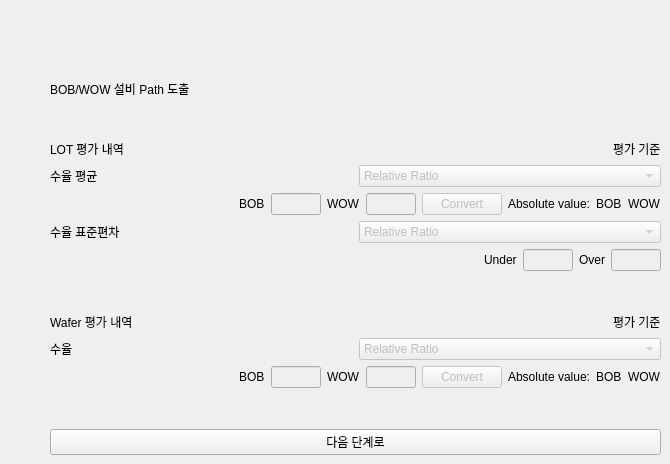
     <widget class="QWidget" name="machine_path_tab">
      <attribute name="icon">
       <iconset>
        <normaloff>image/path.png</normaloff>image/path.png</iconset>
      </attribute>
      <attribute name="title">
       <string/>
      </attribute>
      <widget class="QWidget" name="layoutWidget_3">
       <property name="geometry">
        <rect>
         <x>50</x>
         <y>80</y>
         <width>611</width>
         <height>375</height>
        </rect>
       </property>
       <layout class="QVBoxLayout" name="verticalLayout_3">
        <item>
         <widget class="QLabel" name="BOB_WOW_path_label">
          <property name="text">
           <string>BOB/WOW 설비 Path 도출</string>
          </property>
         </widget>
        </item>
        <item>
         <spacer name="verticalSpacer_12">
          <property name="orientation">
           <enum>Qt::Vertical</enum>
          </property>
          <property name="sizeHint" stdset="0">
           <size>
            <width>20</width>
            <height>40</height>
           </size>
          </property>
         </spacer>
        </item>
        <item>
         <layout class="QHBoxLayout" name="horizontalLayout_4">
          <item>
           <widget class="QLabel" name="LOT_label">
            <property name="text">
             <string>LOT 평가 내역                                                                                                   </string>
            </property>
           </widget>
          </item>
          <item>
           <spacer name="horizontalSpacer_2">
            <property name="orientation">
             <enum>Qt::Horizontal</enum>
            </property>
            <property name="sizeHint" stdset="0">
             <size>
              <width>40</width>
              <height>20</height>
             </size>
            </property>
           </spacer>
          </item>
          <item>
           <widget class="QLabel" name="LOT_criteria_label">
            <property name="text">
             <string>평가 기준</string>
            </property>
           </widget>
          </item>
         </layout>
        </item>
        <item>
         <layout class="QHBoxLayout" name="horizontalLayout_5">
          <item>
           <widget class="QLabel" name="mean_label">
            <property name="text">
             <string>수율 평균</string>
            </property>
           </widget>
          </item>
          <item>
           <widget class="QComboBox" name="mean_combobox">
            <property name="enabled">
             <bool>false</bool>
            </property>
            <property name="sizePolicy">
             <sizepolicy hsizetype="Preferred" vsizetype="Preferred">
              <horstretch>0</horstretch>
              <verstretch>0</verstretch>
             </sizepolicy>
            </property>
            <property name="minimumSize">
             <size>
              <width>300</width>
              <height>0</height>
             </size>
            </property>
            <property name="mouseTracking">
             <bool>false</bool>
            </property>
            <item>
             <property name="text">
              <string>Relative Ratio</string>
             </property>
            </item>
            <item>
             <property name="text">
              <string>Absolute Value</string>
             </property>
            </item>
            <item>
             <property name="text">
              <string>Rank-based</string>
             </property>
            </item>
           </widget>
          </item>
         </layout>
        </item>
        <item>
         <layout class="QHBoxLayout" name="horizontalLayout_12">
          <item>
           <spacer name="horizontalSpacer_8">
            <property name="orientation">
             <enum>Qt::Horizontal</enum>
            </property>
            <property name="sizeHint" stdset="0">
             <size>
              <width>40</width>
              <height>20</height>
             </size>
            </property>
           </spacer>
          </item>
          <item>
           <widget class="QLabel" name="mean_BOB_label">
            <property name="text">
             <string>BOB</string>
            </property>
           </widget>
          </item>
          <item>
           <widget class="QLineEdit" name="mean_BOB_lineEdit">
            <property name="enabled">
             <bool>false</bool>
            </property>
            <property name="maximumSize">
             <size>
              <width>50</width>
              <height>16777215</height>
             </size>
            </property>
           </widget>
          </item>
          <item>
           <widget class="QLabel" name="mean_WOW_label">
            <property name="text">
             <string>WOW</string>
            </property>
           </widget>
          </item>
          <item>
           <widget class="QLineEdit" name="mean_WOW_lineEdit">
            <property name="enabled">
             <bool>false</bool>
            </property>
            <property name="maximumSize">
             <size>
              <width>50</width>
              <height>16777215</height>
             </size>
            </property>
           </widget>
          </item>
          <item>
           <widget class="QPushButton" name="lot_convert_push">
            <property name="enabled">
             <bool>false</bool>
            </property>
            <property name="text">
             <string>Convert</string>
            </property>
           </widget>
          </item>
          <item>
           <widget class="QLabel" name="label_5">
            <property name="text">
             <string>Absolute value:</string>
            </property>
           </widget>
          </item>
          <item>
           <widget class="QLabel" name="BOB_mean">
            <property name="text">
             <string>BOB</string>
            </property>
           </widget>
          </item>
          <item>
           <widget class="QLabel" name="WOW_mean">
            <property name="text">
             <string>WOW</string>
            </property>
           </widget>
          </item>
         </layout>
        </item>
        <item>
         <layout class="QHBoxLayout" name="horizontalLayout_6">
          <item>
           <widget class="QLabel" name="std_label">
            <property name="text">
             <string>수율 표준편차</string>
            </property>
           </widget>
          </item>
          <item>
           <widget class="QComboBox" name="std_combobox">
            <property name="enabled">
             <bool>false</bool>
            </property>
            <property name="sizePolicy">
             <sizepolicy hsizetype="Preferred" vsizetype="Preferred">
              <horstretch>0</horstretch>
              <verstretch>0</verstretch>
             </sizepolicy>
            </property>
            <property name="minimumSize">
             <size>
              <width>300</width>
              <height>0</height>
             </size>
            </property>
            <item>
             <property name="text">
              <string>Relative Ratio</string>
             </property>
            </item>
            <item>
             <property name="text">
              <string>Absolute Value</string>
             </property>
            </item>
            <item>
             <property name="text">
              <string>Rank-based</string>
             </property>
            </item>
           </widget>
          </item>
         </layout>
        </item>
        <item>
         <layout class="QHBoxLayout" name="horizontalLayout_19">
          <item>
           <spacer name="horizontalSpacer_9">
            <property name="orientation">
             <enum>Qt::Horizontal</enum>
            </property>
            <property name="sizeHint" stdset="0">
             <size>
              <width>40</width>
              <height>20</height>
             </size>
            </property>
           </spacer>
          </item>
          <item>
           <widget class="QLabel" name="std_Under_label">
            <property name="text">
             <string>Under</string>
            </property>
           </widget>
          </item>
          <item>
           <widget class="QLineEdit" name="std_Under_lineEdit">
            <property name="enabled">
             <bool>false</bool>
            </property>
            <property name="maximumSize">
             <size>
              <width>50</width>
              <height>16777215</height>
             </size>
            </property>
           </widget>
          </item>
          <item>
           <widget class="QLabel" name="std_Over_label">
            <property name="text">
             <string>Over</string>
            </property>
           </widget>
          </item>
          <item>
           <widget class="QLineEdit" name="std_Over_lineEdit">
            <property name="enabled">
             <bool>false</bool>
            </property>
            <property name="maximumSize">
             <size>
              <width>50</width>
              <height>16777215</height>
             </size>
            </property>
           </widget>
          </item>
         </layout>
        </item>
        <item>
         <spacer name="verticalSpacer_10">
          <property name="orientation">
           <enum>Qt::Vertical</enum>
          </property>
          <property name="sizeHint" stdset="0">
           <size>
            <width>20</width>
            <height>40</height>
           </size>
          </property>
         </spacer>
        </item>
        <item>
         <layout class="QHBoxLayout" name="horizontalLayout_10">
          <item>
           <widget class="QLabel" name="Wafer_label">
            <property name="text">
             <string>Wafer 평가 내역                                                                                                   </string>
            </property>
           </widget>
          </item>
          <item>
           <spacer name="horizontalSpacer_6">
            <property name="orientation">
             <enum>Qt::Horizontal</enum>
            </property>
            <property name="sizeHint" stdset="0">
             <size>
              <width>40</width>
              <height>20</height>
             </size>
            </property>
           </spacer>
          </item>
          <item>
           <widget class="QLabel" name="Wafer_criteria_label">
            <property name="text">
             <string>평가 기준</string>
            </property>
           </widget>
          </item>
         </layout>
        </item>
        <item>
         <layout class="QHBoxLayout" name="horizontalLayout_11">
          <item>
           <widget class="QLabel" name="value_label">
            <property name="text">
             <string>수율</string>
            </property>
           </widget>
          </item>
          <item>
           <widget class="QComboBox" name="value_criterion_combobox">
            <property name="enabled">
             <bool>false</bool>
            </property>
            <property name="sizePolicy">
             <sizepolicy hsizetype="Preferred" vsizetype="Preferred">
              <horstretch>0</horstretch>
              <verstretch>0</verstretch>
             </sizepolicy>
            </property>
            <property name="minimumSize">
             <size>
              <width>300</width>
              <height>0</height>
             </size>
            </property>
            <item>
             <property name="text">
              <string>Relative Ratio</string>
             </property>
            </item>
            <item>
             <property name="text">
              <string>Absolute Value</string>
             </property>
            </item>
            <item>
             <property name="text">
              <string>Rank-based</string>
             </property>
            </item>
           </widget>
          </item>
         </layout>
        </item>
        <item>
         <layout class="QHBoxLayout" name="horizontalLayout_20">
          <item>
           <spacer name="horizontalSpacer_10">
            <property name="orientation">
             <enum>Qt::Horizontal</enum>
            </property>
            <property name="sizeHint" stdset="0">
             <size>
              <width>40</width>
              <height>20</height>
             </size>
            </property>
           </spacer>
          </item>
          <item>
           <widget class="QLabel" name="value_BOB_label">
            <property name="text">
             <string>BOB</string>
            </property>
           </widget>
          </item>
          <item>
           <widget class="QLineEdit" name="value_BOB_lineEdit">
            <property name="enabled">
             <bool>false</bool>
            </property>
            <property name="maximumSize">
             <size>
              <width>50</width>
              <height>16777215</height>
             </size>
            </property>
           </widget>
          </item>
          <item>
           <widget class="QLabel" name="value_WOW_label">
            <property name="text">
             <string>WOW</string>
            </property>
           </widget>
          </item>
          <item>
           <widget class="QLineEdit" name="value_WOW_lineEdit">
            <property name="enabled">
             <bool>false</bool>
            </property>
            <property name="maximumSize">
             <size>
              <width>50</width>
              <height>16777215</height>
             </size>
            </property>
           </widget>
          </item>
          <item>
           <widget class="QPushButton" name="convert_push">
            <property name="enabled">
             <bool>false</bool>
            </property>
            <property name="text">
             <string>Convert</string>
            </property>
           </widget>
          </item>
          <item>
           <widget class="QLabel" name="label_4">
            <property name="text">
             <string>Absolute value:</string>
            </property>
           </widget>
          </item>
          <item>
           <widget class="QLabel" name="BOB_value">
            <property name="text">
             <string>BOB</string>
            </property>
           </widget>
          </item>
          <item>
           <widget class="QLabel" name="WOW_value">
            <property name="text">
             <string>WOW</string>
            </property>
           </widget>
          </item>
         </layout>
        </item>
        <item>
         <spacer name="verticalSpacer_11">
          <property name="orientation">
           <enum>Qt::Vertical</enum>
          </property>
          <property name="sizeHint" stdset="0">
           <size>
            <width>20</width>
            <height>40</height>
           </size>
          </property>
         </spacer>
        </item>
        <item>
         <widget class="QPushButton" name="next_push_5">
          <property name="sizePolicy">
           <sizepolicy hsizetype="Minimum" vsizetype="Preferred">
            <horstretch>0</horstretch>
            <verstretch>0</verstretch>
           </sizepolicy>
          </property>
          <property name="text">
           <string>다음 단계로</string>
          </property>
         </widget>
        </item>
       </layout>
      </widget>
     </widget>
